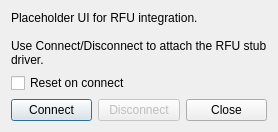
<?xml version="1.0" encoding="UTF-8"?>
<ui version="4.0">
 <class>QGBA::RFUView</class>
 <widget class="QDialog" name="QGBA::RFUView">
  <property name="geometry">
   <rect>
    <x>0</x>
    <y>0</y>
    <width>334</width>
    <height>160</height>
   </rect>
  </property>
  <property name="windowTitle">
   <string>RFU Adapter</string>
  </property>
  <layout class="QVBoxLayout" name="verticalLayout">
   <property name="sizeConstraint">
    <enum>QLayout::SetFixedSize</enum>
   </property>
   <item>
    <widget class="QLabel" name="placeholderLabel">
     <property name="text">
      <string>Placeholder UI for RFU integration.

Use Connect/Disconnect to attach the RFU stub driver.</string>
     </property>
     <property name="wordWrap">
      <bool>true</bool>
     </property>
    </widget>
   </item>
   <item>
    <widget class="QCheckBox" name="doReset">
     <property name="text">
      <string>Reset on connect</string>
     </property>
    </widget>
   </item>
   <item>
    <layout class="QHBoxLayout" name="horizontalLayout">
     <item>
      <widget class="QPushButton" name="connect">
       <property name="text">
        <string>Connect</string>
       </property>
       <property name="icon">
        <iconset theme="network-connect"/>
       </property>
      </widget>
     </item>
     <item>
      <widget class="QPushButton" name="disconnect">
       <property name="enabled">
        <bool>false</bool>
       </property>
       <property name="text">
        <string>Disconnect</string>
       </property>
       <property name="icon">
        <iconset theme="network-disconnect"/>
       </property>
      </widget>
     </item>
     <item>
      <widget class="QPushButton" name="close">
       <property name="text">
        <string>Close</string>
       </property>
       <property name="icon">
        <iconset theme="window-close"/>
       </property>
      </widget>
     </item>
    </layout>
   </item>
  </layout>
 </widget>
 <resources/>
 <connections>
  <connection>
   <sender>close</sender>
   <signal>clicked()</signal>
   <receiver>QGBA::RFUView</receiver>
   <slot>close()</slot>
   <hints>
    <hint type="sourcelabel">
     <x>288</x>
     <y>133</y>
    </hint>
    <hint type="destinationlabel">
     <x>166</x>
     <y>80</y>
    </hint>
   </hints>
  </connection>
 </connections>
</ui>
